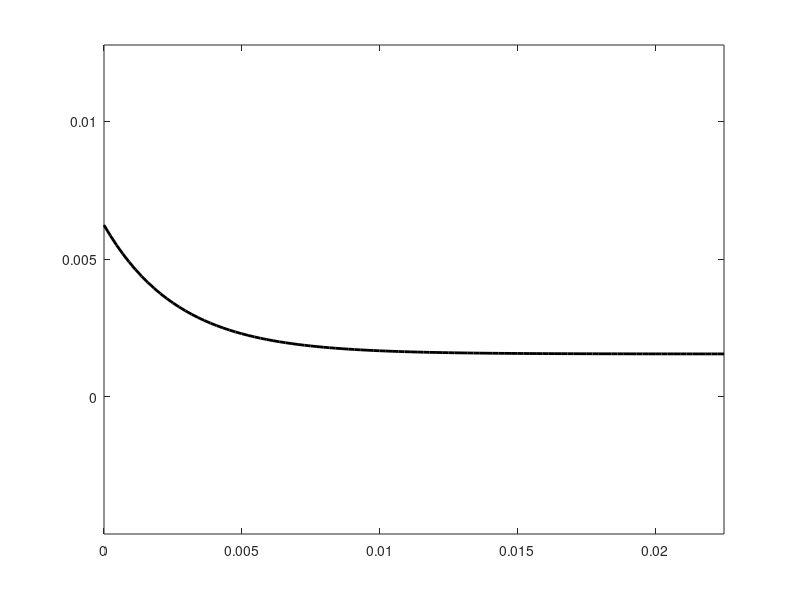

MATLAB code to generate this figure:
% This is a matlab code to plot INterface shapes extracted Basilisk
% simulation. 
% Author- Anvesh 
% Date- 7nd jan 2022
% The setWH function is used to generate high quality plots

%% Staic meniscus plot for 22.5mm domain. 

clear all
clc

Domain = 0.0225;  % The domain size is taken from the Basilisk code 
theta0 = 30*pi/180;

x = linspace(0 ,Domain,100);
y = 0.0015570 + 0.0027./(tan(theta0).*exp(x./0.0027));


plot(x , y,'k','LineWidth',2, 'MarkerSize',10 )
axis equal 